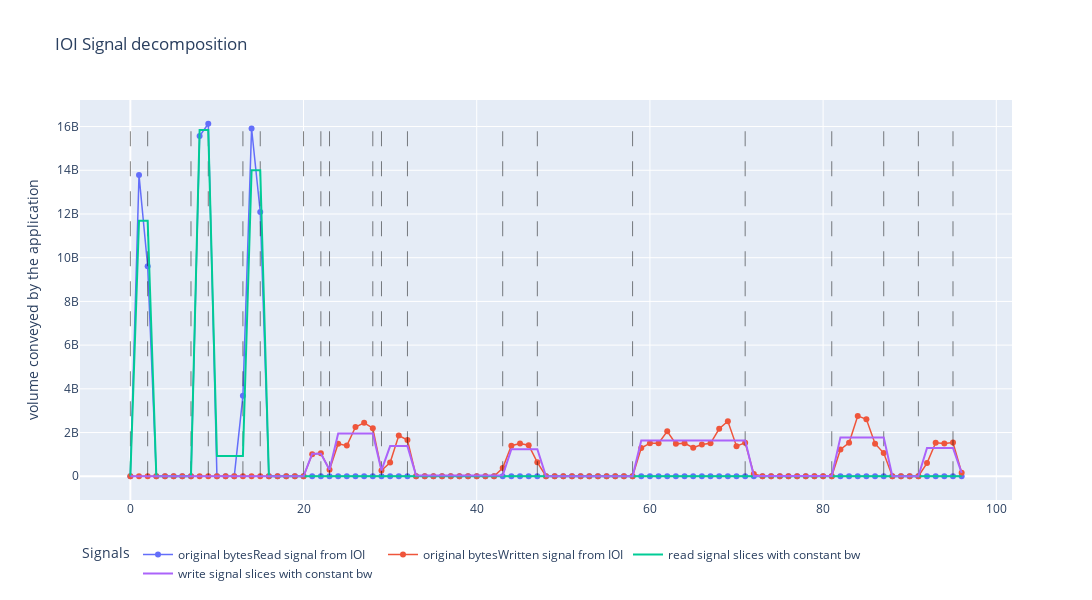

Notebook source saved alongside this figure:
### Markdown cell above
![App Decomposer Picture](app_decomposer.png)

### Code cell
fig = plot_detected_phases(jobid=3911, merge=True, show_phases=True, width=1200, height=600)
fig.show()

### Figure 1 — Plotly figure (JSON) as saved in the notebook; plotly's stock layout.template omitted (floating-point values rounded to 4 significant figures)
{"data": [{"line": {"width": 1.5}, "mode": "lines+markers", "name": "original bytesRead signal from IOI", "text": ["class=0", "class=1", "class=1", "class=0", "class=0", "class=0", "class=0", "class=0", "class=1", "class=1", "class=0", "class=0", "class=0", "class=0", "class=1", "class=1", "class=0", "class=0", "class=0", "class=0", "class=0", "class=0", "class=0", "class=0", "class=0", "class=0", "class=0", "class=0", "class=0", "class=0", "class=0", "class=0", "class=0", "class=0", "class=0", "class=0", "class=0", "class=0", "class=0", "class=0", "class=0", "class=0", "class=0", "class=0", "class=0", "class=0", "class=0", "class=0", "class=0", "class=0", "class=0", "class=0", "class=0", "class=0", "class=0", "class=0", "class=0", "class=0", "class=0", "class=0", "class=0", "class=0", "class=0", "class=0", "class=0", "class=0", "class=0", "class=0", "class=0", "class=0", "class=0", "class=0", "class=0", "class=0", "class=0", "class=0", "class=0", "class=0", "class=0", "class=0", "class=0", "class=0", "class=0", "class=0", "class=0", "class=0", "class=0", "class=0", "class=0", "class=0", "class=0", "class=0", "class=0", "class=0", "class=0", "class=0", "class=0"], "type": "scatter", "x": [0, 1, 2, 3, 4, 5, 6, 7, 8, 9, 10, 11, 12, 13, 14, 15, 16, 17, 18, 19, 20, 21, 22, 23, 24, 25, 26, 27, 28, 29, 30, 31, 32, 33, 34, 35, 36, 37, 38, 39, 40, 41, 42, 43, 44, 45, 46, 47, 48, 49, 50, 51, 52, 53, 54, 55, 56, 57, 58, 59, 60, 61, 62, 63, 64, 65, 66, 67, 68, 69, 70, 71, 72, 73, 74, 75, 76, 77, 78, 79, 80, 81, 82, 83, 84, 85, 86, 87, 88, 89, 90, 91, 92, 93, 94, 95, 96], "y": [2971, 13778150031, 9608623165, 0, 0, 0, 0, 0, 15563149199, 16128677557, 0, 0, 0, 3684676453, 15913359748, 12093793371, 0, 0, 5912, 0, 0, 0, 15, 0, 0, 15, 0, 15, 30, 15, 0, 0, 30, 0, 0, 0, 0, 0, 0, 0, 0, 0, 0, 0, 0, 0, 0, 0, 0, 0, 0, 0, 0, 0, 0, 0, 0, 0, 0, 0, 0, 0, 0, 0, 0, 0, 0, 0, 0, 0, 0, 0, 0, 0, 0, 0, 0, 0, 0, 0, 0, 0, 0, 0, 0, 0, 0, 0, 0, 0, 0, 0, 0, 0, 0, 0, 0]}, {"line": {"width": 1.5}, "mode": "lines+markers", "name": "original bytesWritten signal from IOI", "text": ["class=0", "class=0", "class=0", "class=0", "class=0", "class=0", "class=0", "class=0", "class=0", "class=0", "class=0", "class=0", "class=0", "class=0", "class=0", "class=0", "class=0", "class=0", "class=0", "class=0", "class=0", "class=1", "class=1", "class=0", "class=1", "class=1", "class=1", "class=1", "class=1", "class=0", "class=1", "class=1", "class=1", "class=0", "class=0", "class=0", "class=0", "class=0", "class=0", "class=0", "class=0", "class=0", "class=0", "class=0", "class=1", "class=1", "class=1", "class=1", "class=0", "class=0", "class=0", "class=0", "class=0", "class=0", "class=0", "class=0", "class=0", "class=0", "class=0", "class=1", "class=1", "class=1", "class=1", "class=1", "class=1", "class=1", "class=1", "class=1", "class=1", "class=1", "class=1", "class=1", "class=0", "class=0", "class=0", "class=0", "class=0", "class=0", "class=0", "class=0", "class=0", "class=0", "class=1", "class=1", "class=1", "class=1", "class=1", "class=1", "class=0", "class=0", "class=0", "class=0", "class=1", "class=1", "class=1", "class=1", "class=0"], "type": "scatter", "x": [0, 1, 2, 3, 4, 5, 6, 7, 8, 9, 10, 11, 12, 13, 14, 15, 16, 17, 18, 19, 20, 21, 22, 23, 24, 25, 26, 27, 28, 29, 30, 31, 32, 33, 34, 35, 36, 37, 38, 39, 40, 41, 42, 43, 44, 45, 46, 47, 48, 49, 50, 51, 52, 53, 54, 55, 56, 57, 58, 59, 60, 61, 62, 63, 64, 65, 66, 67, 68, 69, 70, 71, 72, 73, 74, 75, 76, 77, 78, 79, 80, 81, 82, 83, 84, 85, 86, 87, 88, 89, 90, 91, 92, 93, 94, 95, 96], "y": [6, 0, 0, 0, 0, 0, 0, 0, 0, 0, 0, 0, 0, 0, 0, 0, 0, 0, 0, 0, 0, 1012116388, 1057392221, 295320534, 1487763589, 1401527334, 2253735534, 2443484376, 2200362487, 265349191, 626137785, 1859820288, 1653059145, 0, 0, 0, 0, 0, 0, 0, 0, 0, 0, 378098962, 1398842594, 1502814315, 1419400550, 635642428, 0, 0, 0, 0, 0, 0, 0, 0, 0, 0, 0, 1288923952, 1515143743, 1513383023, 2054980559, 1482684744, 1511046959, 1303434718, 1455019887, 1507769019, 2171952851, 2517059979, 1378004685, 1532525705, 107265572, 0, 0, 0, 0, 0, 0, 0, 0, 0, 1223914667, 1530741791, 2760206993, 2604454369, 1490071090, 1060208788, 0, 0, 0, 0, 601046707, 1531555557, 1503590684, 1540674116, 157931785]}, {"line": {"color": "black", "dash": "longdash", "width": 0.5}, "mode": "lines", "showlegend": false, "type": "scatter", "x": [0, 0], "y": [0, 15845913378]}, {"line": {"color": "black", "dash": "longdash", "width": 0.5}, "mode": "lines", "showlegend": false, "type": "scatter", "x": [2, 2], "y": [0, 15845913378]}, {"line": {"color": "black", "dash": "longdash", "width": 0.5}, "mode": "lines", "showlegend": false, "type": "scatter", "x": [7, 7], "y": [0, 15845913378]}, {"line": {"color": "black", "dash": "longdash", "width": 0.5}, "mode": "lines", "showlegend": false, "type": "scatter", "x": [9, 9], "y": [0, 15845913378]}, {"line": {"color": "black", "dash": "longdash", "width": 0.5}, "mode": "lines", "showlegend": false, "type": "scatter", "x": [13, 13], "y": [0, 15845913378]}, {"line": {"color": "black", "dash": "longdash", "width": 0.5}, "mode": "lines", "showlegend": false, "type": "scatter", "x": [15, 15], "y": [0, 15845913378]}, {"line": {"color": "black", "dash": "longdash", "width": 0.5}, "mode": "lines", "showlegend": false, "type": "scatter", "x": [20, 20], "y": [0, 15845913378]}, {"line": {"color": "black", "dash": "longdash", "width": 0.5}, "mode": "lines", "showlegend": false, "type": "scatter", "x": [22, 22], "y": [0, 15845913378]}, {"line": {"color": "black", "dash": "longdash", "width": 0.5}, "mode": "lines", "showlegend": false, "type": "scatter", "x": [23, 23], "y": [0, 15845913378]}, {"line": {"color": "black", "dash": "longdash", "width": 0.5}, "mode": "lines", "showlegend": false, "type": "scatter", "x": [28, 28], "y": [0, 15845913378]}, {"line": {"color": "black", "dash": "longdash", "width": 0.5}, "mode": "lines", "showlegend": false, "type": "scatter", "x": [29, 29], "y": [0, 15845913378]}, {"line": {"color": "black", "dash": "longdash", "width": 0.5}, "mode": "lines", "showlegend": false, "type": "scatter", "x": [32, 32], "y": [0, 15845913378]}, {"line": {"color": "black", "dash": "longdash", "width": 0.5}, "mode": "lines", "showlegend": false, "type": "scatter", "x": [43, 43], "y": [0, 15845913378]}, {"line": {"color": "black", "dash": "longdash", "width": 0.5}, "mode": "lines", "showlegend": false, "type": "scatter", "x": [47, 47], "y": [0, 15845913378]}, {"line": {"color": "black", "dash": "longdash", "width": 0.5}, "mode": "lines", "showlegend": false, "type": "scatter", "x": [58, 58], "y": [0, 15845913378]}, {"line": {"color": "black", "dash": "longdash", "width": 0.5}, "mode": "lines", "showlegend": false, "type": "scatter", "x": [71, 71], "y": [0, 15845913378]}, {"line": {"color": "black", "dash": "longdash", "width": 0.5}, "mode": "lines", "showlegend": false, "type": "scatter", "x": [81, 81], "y": [0, 15845913378]}, {"line": {"color": "black", "dash": "longdash", "width": 0.5}, "mode": "lines", "showlegend": false, "type": "scatter", "x": [87, 87], "y": [0, 15845913378]}, {"line": {"color": "black", "dash": "longdash", "width": 0.5}, "mode": "lines", "showlegend": false, "type": "scatter", "x": [91, 91], "y": [0, 15845913378]}, {"line": {"color": "black", "dash": "longdash", "width": 0.5}, "mode": "lines", "showlegend": false, "type": "scatter", "x": [95, 95], "y": [0, 15845913378]}, {"line": {"width": 2}, "mode": "lines", "name": "read signal slices with constant bw", "type": "scatter", "x": [0, 1, 2, 3, 4, 5, 6, 7, 8, 9, 10, 11, 12, 13, 14, 15, 16, 17, 18, 19, 20, 21, 22, 23, 24, 25, 26, 27, 28, 29, 30, 31, 32, 33, 34, 35, 36, 37, 38, 39, 40, 41, 42, 43, 44, 45, 46, 47, 48, 49, 50, 51, 52, 53, 54, 55, 56, 57, 58, 59, 60, 61, 62, 63, 64, 65, 66, 67, 68, 69, 70, 71, 72, 73, 74, 75, 76, 77, 78, 79, 80, 81, 82, 83, 84, 85, 86, 87, 88, 89, 90, 91, 92, 93, 94, 95, 96], "y": [2971.0, 11690000000.0, 11690000000.0, 5.913e-05, 5.913e-05, 5.913e-05, 5.913e-05, 5.913e-05, 15850000000.0, 15850000000.0, 921200000.0, 921200000.0, 921200000.0, 921200000.0, 14000000000.0, 14000000000.0, 74.47, 74.47, 74.47, 74.47, 74.47, 74.47, 74.47, 74.47, 74.47, 74.47, 74.47, 74.47, 74.47, 74.47, 74.47, 74.47, 74.47, 74.47, 74.47, 74.47, 74.47, 74.47, 74.47, 74.47, 74.47, 74.47, 74.47, 74.47, 74.47, 74.47, 74.47, 74.47, 74.47, 74.47, 74.47, 74.47, 74.47, 74.47, 74.47, 74.47, 74.47, 74.47, 74.47, 74.47, 74.47, 74.47, 74.47, 74.47, 74.47, 74.47, 74.47, 74.47, 74.47, 74.47, 74.47, 74.47, 74.47, 74.47, 74.47, 74.47, 74.47, 74.47, 74.47, 74.47, 74.47, 74.47, 74.47, 74.47, 74.47, 74.47, 74.47, 74.47, 74.47, 74.47, 74.47, 74.47, 74.47, 74.47, 74.47, 74.47, 74.47]}, {"line": {"width": 2}, "mode": "lines", "name": "write signal slices with constant bw", "type": "scatter", "x": [0, 1, 2, 3, 4, 5, 6, 7, 8, 9, 10, 11, 12, 13, 14, 15, 16, 17, 18, 19, 20, 21, 22, 23, 24, 25, 26, 27, 28, 29, 30, 31, 32, 33, 34, 35, 36, 37, 38, 39, 40, 41, 42, 43, 44, 45, 46, 47, 48, 49, 50, 51, 52, 53, 54, 55, 56, 57, 58, 59, 60, 61, 62, 63, 64, 65, 66, 67, 68, 69, 70, 71, 72, 73, 74, 75, 76, 77, 78, 79, 80, 81, 82, 83, 84, 85, 86, 87, 88, 89, 90, 91, 92, 93, 94, 95, 96], "y": [0.2857, 0.2857, 0.2857, 0.2857, 0.2857, 0.2857, 0.2857, 0.2857, 0.2857, 0.2857, 0.2857, 0.2857, 0.2857, 0.2857, 0.2857, 0.2857, 0.2857, 0.2857, 0.2857, 0.2857, 0.2857, 1035000000.0, 1035000000.0, 295300000.0, 1957000000.0, 1957000000.0, 1957000000.0, 1957000000.0, 1957000000.0, 265349191, 1380000000.0, 1380000000.0, 1380000000.0, 34370000.0, 34370000.0, 34370000.0, 34370000.0, 34370000.0, 34370000.0, 34370000.0, 34370000.0, 34370000.0, 34370000.0, 34370000.0, 1239000000.0, 1239000000.0, 1239000000.0, 1239000000.0, 7.153e-07, 7.153e-07, 7.153e-07, 7.153e-07, 7.153e-07, 7.153e-07, 7.153e-07, 7.153e-07, 7.153e-07, 7.153e-07, 7.153e-07, 1633000000.0, 1633000000.0, 1633000000.0, 1633000000.0, 1633000000.0, 1633000000.0, 1633000000.0, 1633000000.0, 1633000000.0, 1633000000.0, 1633000000.0, 1633000000.0, 1633000000.0, 10730000.0, 10730000.0, 10730000.0, 10730000.0, 10730000.0, 10730000.0, 10730000.0, 10730000.0, 10730000.0, 10730000.0, 1778000000.0, 1778000000.0, 1778000000.0, 1778000000.0, 1778000000.0, 1778000000.0, 1.907e-06, 1.907e-06, 1.907e-06, 1.907e-06, 1294000000.0, 1294000000.0, 1294000000.0, 1294000000.0, 157900000.0]}], "layout": {"height": 600, "legend": {"orientation": "h", "title": {"text": "Signals"}, "yanchor": "top"}, "title": {"text": "IOI Signal decomposition"}, "width": 1200, "yaxis": {"title": {"text": "volume conveyed by the application"}}}}
